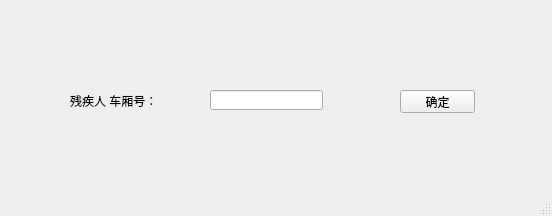
<?xml version="1.0" encoding="UTF-8"?>
<ui version="4.0">
 <class>SetCJRCar</class>
 <widget class="QMainWindow" name="SetCJRCar">
  <property name="geometry">
   <rect>
    <x>0</x>
    <y>0</y>
    <width>552</width>
    <height>216</height>
   </rect>
  </property>
  <property name="windowTitle">
   <string>MainWindow</string>
  </property>
  <widget class="QWidget" name="centralwidget">
   <widget class="QLabel" name="label">
    <property name="geometry">
     <rect>
      <x>70</x>
      <y>70</y>
      <width>111</width>
      <height>61</height>
     </rect>
    </property>
    <property name="text">
     <string>残疾人 车厢号：</string>
    </property>
   </widget>
   <widget class="QLineEdit" name="lineEdit">
    <property name="geometry">
     <rect>
      <x>210</x>
      <y>90</y>
      <width>113</width>
      <height>20</height>
     </rect>
    </property>
   </widget>
   <widget class="QPushButton" name="pushButton">
    <property name="geometry">
     <rect>
      <x>400</x>
      <y>90</y>
      <width>75</width>
      <height>23</height>
     </rect>
    </property>
    <property name="text">
     <string>确定</string>
    </property>
   </widget>
  </widget>
  <widget class="QStatusBar" name="statusbar"/>
 </widget>
 <resources/>
 <connections/>
</ui>
